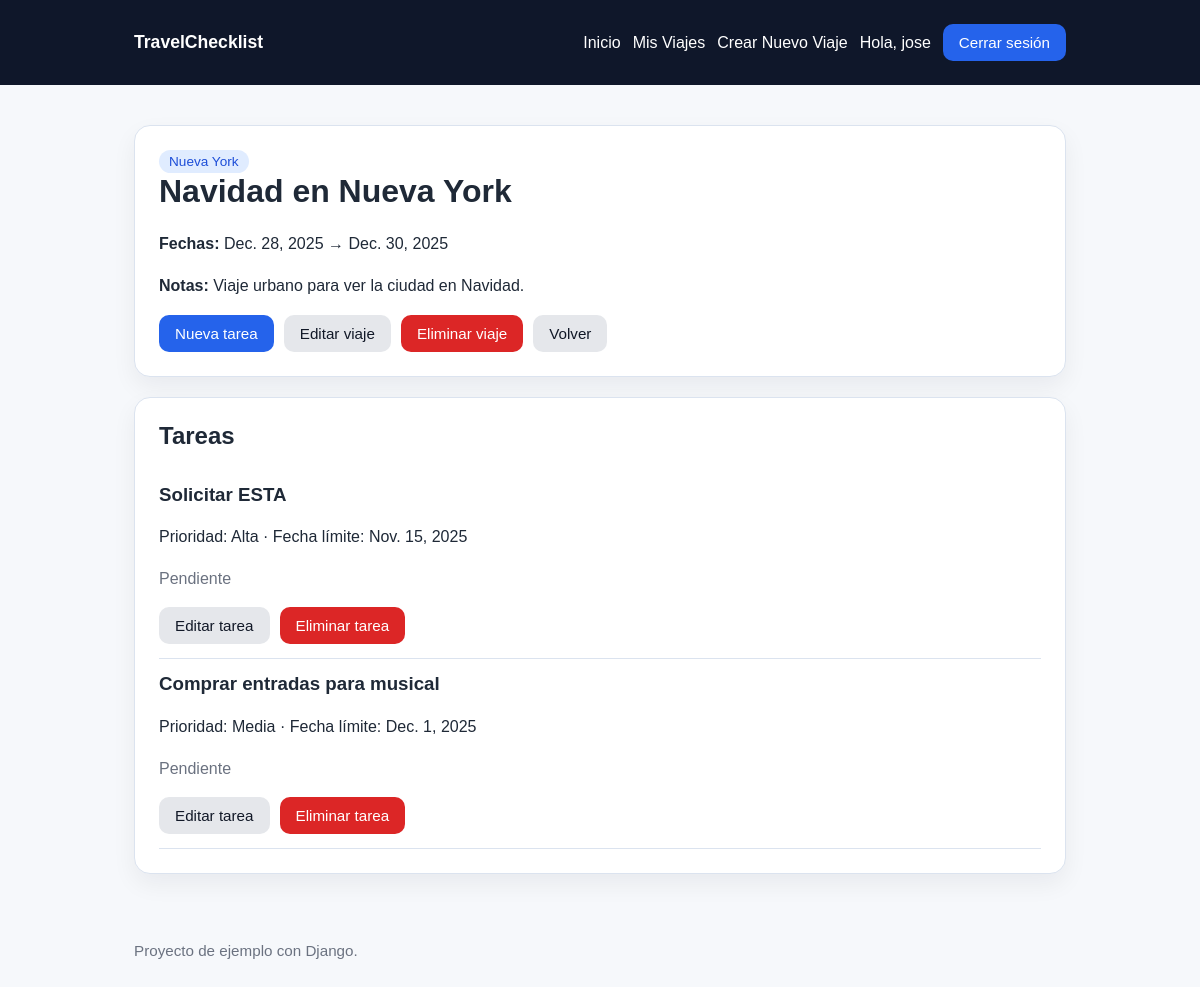
The app's page /trips/7/ (signed in) with its own data.
### trips/models.py (models this page shows, shortened)
class Trip(models.Model):
    user = models.ForeignKey(
        settings.AUTH_USER_MODEL,
        on_delete=models.CASCADE,
        related_name='trips'
    )
    title = models.CharField(max_length=120)        # Título del viaje
    destination = models.CharField(max_length=120)  # Destino
    start_date = models.DateField()                 # Inicio del viaje
    end_date = models.DateField()                   # Fin del viaje
    notes = models.TextField(blank=True)            # Notas opcionales
    created_at = models.DateTimeField(auto_now_add=True)  # Fecha de creación
    class Meta:
        ordering = ['-start_date', '-created_at']

class Task(models.Model):
    class Priority(models.IntegerChoices):
        LOW = 1, 'Baja'
        MEDIUM = 2, 'Media'
        HIGH = 3, 'Alta'
    trip = models.ForeignKey(
        Trip,
        on_delete=models.CASCADE,  # Si se borra el viaje, se borran sus tareas
        related_name='tasks'       # Permite acceder desde trip.tasks.all()
    )
    title = models.CharField(max_length=160)  # Nombre de la tarea
    priority = models.IntegerField(
        choices=Priority.choices,
        default=Priority.MEDIUM
    )
    due_date = models.DateField(null=True, blank=True)  # Fecha límite opcional
    done = models.BooleanField(default=False)           # Indica si la tarea está hecha
    created_at = models.DateTimeField(auto_now_add=True) # fecha automatica
    class Meta:
        ordering = ['done', '-priority', 'due_date', '-created_at']

### trips/views.py (the view)
# urls.py: path('trips/<int:pk>/', views.trip_detail, name='trip_detail'),
@login_required
def trip_detail(request, pk):
    trip = get_object_or_404(Trip, pk=pk, user=request.user)
    tasks = trip.tasks.all()
    return render(request, 'trips/trip_detail.html', {'trip': trip, 'tasks': tasks})

### trips/templates/trips/trip_detail.html (shortened to what this page needs)
{% extends 'trips/base.html' %}
{% block content %}
  <div class="card">
    <span class="badge">{{ trip.destination }}</span>
    <h1>{{ trip.title }}</h1>
    <p><strong>Fechas:</strong> {{ trip.start_date }} → {{ trip.end_date }}</p>
    {% if trip.notes %}
      <p><strong>Notas:</strong> {{ trip.notes }}</p>
    {% else %}
      <p class="muted">Este viaje no tiene notas.</p>
    {% endif %}
    <div class="actions">
      <a class="button" href="{% url 'trips:task_create' trip.pk %}">Nueva tarea</a>
      <a class="button secondary" href="{% url 'trips:trip_update' trip.pk %}">Editar viaje</a>
      <a class="button danger" href="{% url 'trips:trip_delete' trip.pk %}">Eliminar viaje</a>
      <a class="button secondary" href="{% url 'trips:trip_list' %}">Volver</a>
    </div>
  </div>
  <div class="card">
    <h2>Tareas</h2>
    {% if tasks %}
      <ul class="clean">
        {% for task in tasks %}
          <li>
            <h3>{{ task.title }}</h3>
            <p>
              Prioridad:
              {% if task.priority == 3 %}
                Alta
              {% elif task.priority == 2 %}
                Media
              {% else %}
                Baja
              {% endif %}
              {% if task.due_date %} · Fecha límite: {{ task.due_date }}{% endif %}
            </p>
            {% if task.done %}
              <p class="done">Completada</p>
            {% else %}
              <p class="muted">Pendiente</p>
            {% endif %}
            <div class="actions">
              <a class="button secondary" href="{% url 'trips:task_update' task.pk %}">Editar tarea</a>
              <a class="button danger" href="{% url 'trips:task_delete' task.pk %}">Eliminar tarea</a>
            </div>
          </li>
        {% endfor %}
      </ul>
    {% else %}
      <p>Todavía no hay tareas para este viaje.</p>
    {% endif %}
  </div>
{% endblock %}

### trips/templates/trips/base.html (shortened to what this page needs)
<!doctype html>
<html lang="es">
<head>
</head>
<body>
  <header class="nav">
    <div class="container">
      <a class="brand" href="{% url 'trips:home' %}">TravelChecklist</a>
      <div class="nav-links">
        <a href="{% url 'trips:home' %}">Inicio</a>
        {% if user.is_authenticated %}
        <a href="{% url 'trips:trip_list' %}">Mis Viajes</a>
        <a href="{% url 'trips:trip_create' %}">Crear Nuevo Viaje</a>
        <span>Hola, {{ user.username }}</span>
        <form method="post" action="{% url 'trips:logout' %}" style="margin:0;">
          <button type="submit">Cerrar sesión</button>
        </form>
        {% else %}
        <a href="{% url 'trips:login' %}">Login</a>
        <a href="{% url 'trips:signup' %}">Registro</a>
        {% endif %}
      </div>
    </div>
  </header>
  <main class="container">
    {% block content %}{% endblock %}
  </main>
  <footer class="container footer">
    Proyecto de ejemplo con Django.
  </footer>
</body>
</html>

### trips/templates/trips/base.html (style rules this page uses)
:root { --bg: #f6f8fb; --card: #ffffff; --text: #1f2937; --muted: #6b7280; --primary: #2563eb; --primary-dark: #1d4ed8; --border: #dbe3ef; --danger: #dc2626; --success: #059669; }
* { box-sizing: border-box; }
body { margin: 0; font-family: Arial, Helvetica, sans-serif; background: var(--bg); color: var(--text); }
.container { width: min(100%, 980px); margin: 0 auto; padding: 24px; }
.nav { background: #0f172a; color: white; }
.nav .container { display: flex; justify-content: space-between; align-items: center; gap: 16px; }
.brand { color: white; text-decoration: none; font-weight: bold; font-size: 1.1rem; }
.nav-links { display: flex; align-items: center; gap: 12px; flex-wrap: wrap; }
.nav a { color: white; text-decoration: none; }
.card { background: var(--card); border: 1px solid var(--border); border-radius: 16px; padding: 24px; box-shadow: 0 10px 25px rgba(15, 23, 42, 0.06); margin-bottom: 20px; }
h1, h2, h3 { margin-top: 0; }
p { line-height: 1.6; }
.button, button, input[type="submit"] { display: inline-block; background: var(--primary); color: white; border: none; border-radius: 10px; padding: 10px 16px; text-decoration: none; cursor: pointer; font-size: 0.95rem; }
.button.secondary { background: #e5e7eb; color: #111827; }
.button.danger { background: var(--danger); }
.muted { color: var(--muted); }
ul.clean { list-style: none; padding: 0; margin: 0; }
ul.clean li { padding: 14px 0; border-bottom: 1px solid var(--border); }
.actions { display: flex; gap: 10px; flex-wrap: wrap; margin-top: 16px; }
.badge { display: inline-block; padding: 4px 10px; border-radius: 999px; font-size: 0.85rem; background: #e0ecff; color: #1d4ed8; }
.footer { color: var(--muted); font-size: 0.95rem; padding-bottom: 32px; }

### records on screen
Trip: destination "Nueva York", title "Navidad en Nueva York", start_date "Dec. 28, 2025", end_date "Dec. 30, 2025", notes "Viaje urbano para ver la ciudad en Navidad."
Task: title "Solicitar ESTA", priority "Alta", due_date "Nov. 15, 2025", done "Pendiente"
Task: title "Comprar entradas para musical", priority "Media", due_date "Dec. 1, 2025", done "Pendiente"

### other values on screen
{{ user.username }} "jose"
